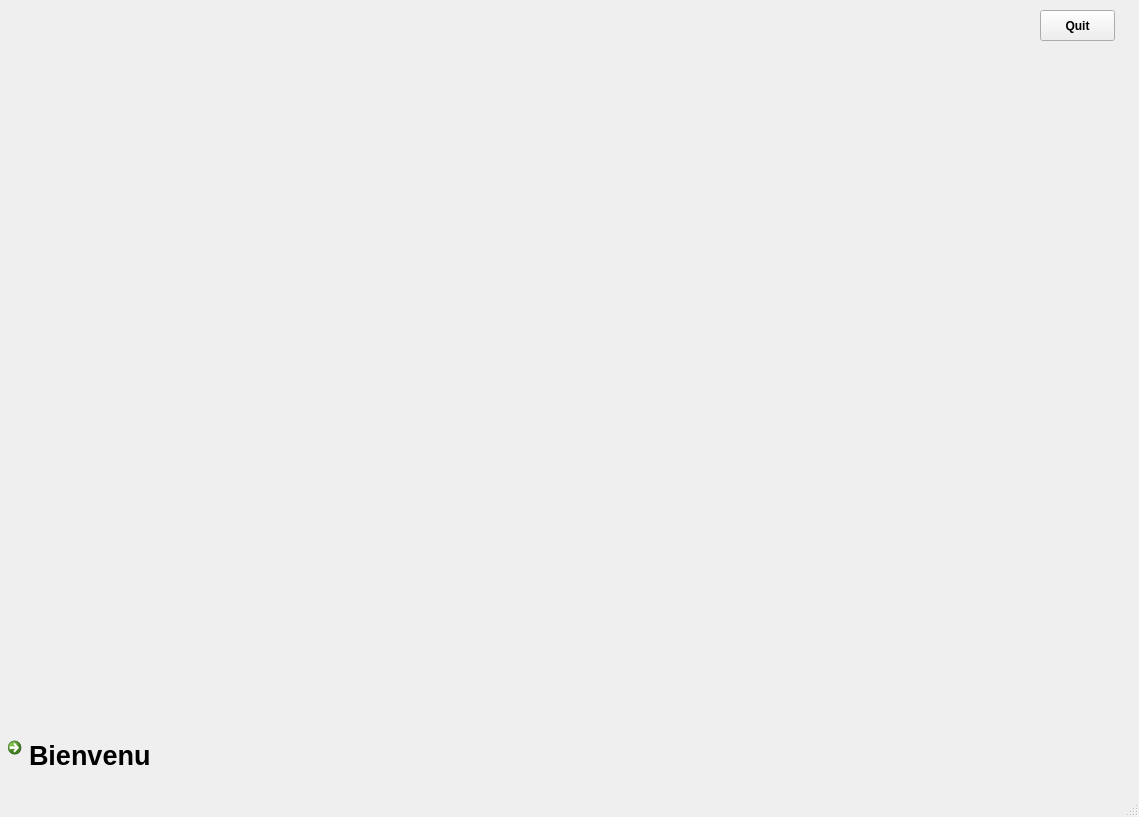
<?xml version="1.0" encoding="UTF-8"?>
<ui version="4.0">
 <class>MainWindow</class>
 <widget class="QMainWindow" name="MainWindow">
  <property name="geometry">
   <rect>
    <x>0</x>
    <y>0</y>
    <width>1139</width>
    <height>817</height>
   </rect>
  </property>
  <property name="windowTitle">
   <string>application desktop</string>
  </property>
  <property name="animated">
   <bool>false</bool>
  </property>
  <widget class="QWidget" name="centralwidget">
   <widget class="QLabel" name="label_ph">
    <property name="geometry">
     <rect>
      <x>-10</x>
      <y>-170</y>
      <width>1271</width>
      <height>1031</height>
     </rect>
    </property>
    <property name="sizePolicy">
     <sizepolicy hsizetype="Preferred" vsizetype="Maximum">
      <horstretch>0</horstretch>
      <verstretch>0</verstretch>
     </sizepolicy>
    </property>
    <property name="text">
     <string/>
    </property>
   </widget>
   <widget class="QCommandLinkButton" name="bienvenu">
    <property name="geometry">
     <rect>
      <x>0</x>
      <y>730</y>
      <width>211</width>
      <height>51</height>
     </rect>
    </property>
    <property name="font">
     <font>
      <family>Segoe UI</family>
      <pointsize>20</pointsize>
      <weight>75</weight>
      <bold>true</bold>
     </font>
    </property>
    <property name="toolTip">
     <string>&lt;html&gt;&lt;head/&gt;&lt;body&gt;&lt;p&gt;&lt;span style=&quot; font-size:16pt; font-style:italic; text-decoration: underline; color:#ffffff;&quot;&gt;Bienvenu&lt;/span&gt;&lt;/p&gt;&lt;/body&gt;&lt;/html&gt;</string>
    </property>
    <property name="text">
     <string>Bienvenu</string>
    </property>
   </widget>
   <widget class="QPushButton" name="pushButton">
    <property name="geometry">
     <rect>
      <x>1040</x>
      <y>10</y>
      <width>75</width>
      <height>31</height>
     </rect>
    </property>
    <property name="font">
     <font>
      <weight>75</weight>
      <italic>false</italic>
      <bold>true</bold>
     </font>
    </property>
    <property name="text">
     <string>Quit</string>
    </property>
    <property name="icon">
     <iconset>
      <normaloff>data-patent-text-computer-network-intellectual-property.jpg</normaloff>data-patent-text-computer-network-intellectual-property.jpg</iconset>
    </property>
    <property name="iconSize">
     <size>
      <width>25</width>
      <height>25</height>
     </size>
    </property>
    <property name="checkable">
     <bool>false</bool>
    </property>
    <property name="default">
     <bool>false</bool>
    </property>
   </widget>
   <zorder>label_ph</zorder>
   <zorder>pushButton</zorder>
   <zorder>bienvenu</zorder>
  </widget>
  <widget class="QMenuBar" name="menubar">
   <property name="geometry">
    <rect>
     <x>0</x>
     <y>0</y>
     <width>1139</width>
     <height>22</height>
    </rect>
   </property>
  </widget>
  <widget class="QStatusBar" name="statusbar"/>
 </widget>
 <resources/>
 <connections/>
</ui>
